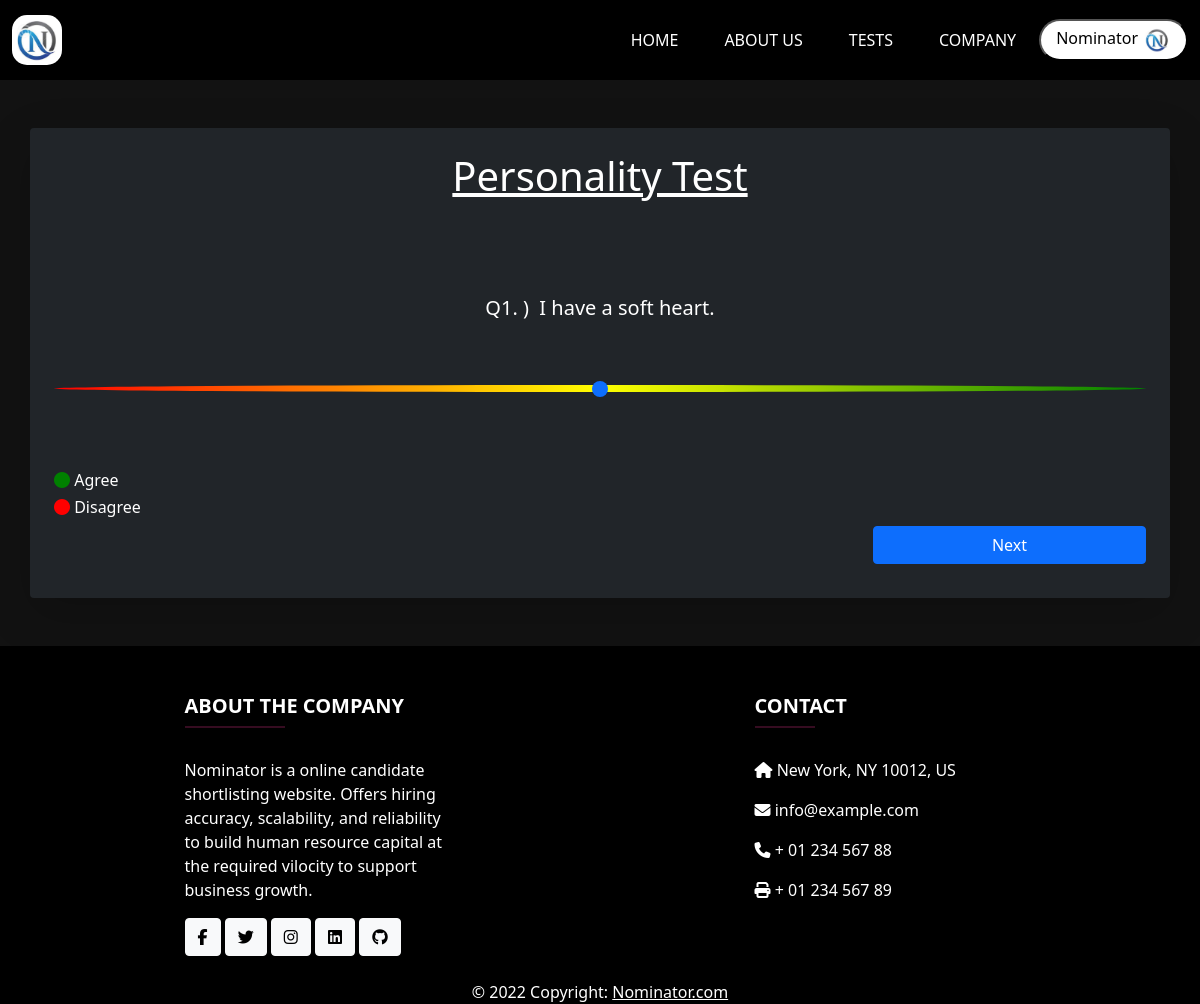
The page /personality-test/ (signed in) on the database its author committed.
### models.py (models this page shows, shortened)
class Company(db.Model, UserMixin):
    username = db.Column(db.String(100), primary_key=True)
    email = db.Column(db.String(100), unique=True, nullable=False)
    password = db.Column(db.String(100), unique=True, nullable=False)
    company_name = db.Column(db.String(100), unique=True, nullable=False)
    website = db.Column(db.String(100), unique=True, nullable=False)
    desc = db.Column(db.String(10000), nullable=False)
    founder = db.Column(db.String(100), nullable=False)
    founded_on = db.Column(db.DateTime, nullable=False)
    company_logo = db.Column(db.String(200) , nullable = False)
    questions = db.relationship('TechnicalQuestion', backref='company', lazy=True)
    tests = db.relationship('TechnicalTest' , backref='company', lazy=True)

class Question(db.Model):
    id = db.Column(db.Integer, primary_key=True)
    name = db.Column(db.Text(), unique=True, nullable=False)
    domain_name = db.Column(db.String(50), nullable=False)
    tag = db.Column(db.String(10), nullable=True)

### views.py (the view, shortened to what this page needs)
@app.route('/personality-test/', methods=['GET', 'POST'])
@login_required
def personality_test():
    ques_op = random.choices(Question.query.filter_by(domain_name='Openness').all(),k=2)
    ques_nc = random.choices(Question.query.filter_by(domain_name='Neuroticism').all(),k=2)
    ques_ev = random.choices(Question.query.filter_by(domain_name='Extraversion').all(),k=2)
    ques_ac = random.choices(Question.query.filter_by(domain_name='Agreeableness').all(),k=2)
    ques_cc = random.choices(Question.query.filter_by(domain_name='Conscientiousness').all(),k=2)
    ques_lis=[]
    [ques_lis.extend(l) for l in (ques_op,ques_nc,ques_ev,ques_ac,ques_cc)]
    random.shuffle(ques_lis)
    return render_template('questionnaire.html', list_of_question=ques_lis)

### app.py (called while the page is built)
@login_manager.user_loader
def load_user(username):
    user = Company.query.filter_by(username=username).first()
    if not user:
        user = Candidate.query.filter_by(username=username).first()
    return user

### templates/questionnaire.html (shortened to what this page needs)
{% extends 'base.html' %}
{% block css %}
<link rel="stylesheet" href="{{url_for('static', filename='css/questionnaire.css')}}">
{% endblock %}
{% block body %}
<div class="questionnaire-body">
    <div class="container rounded shadow-lg bg-dark text-white p-4 my-5">
        <h4 class="text-decoration-underline text-center fs-1 mb-5">
            Personality Test
        </h4>
        <form action="" method="post" class="personality-test-form">
            <div class="pt-5 d-flex flex-column mt-5">
                {% for question in list_of_question %}
                    <div class="question">
                        <h5 class="text-center">Q{{loop.index0+1}}.&nbsp;)&nbsp;&nbsp;{{question.name}}</h5>
                        <input type="range" name="{{question.tag}}" class="scale form-range my-5 align-self-center" min="1" max="5">
                        <h6><i class="fa-solid fa-circle mt-4" style="color: green;"></i>&nbsp;Agree</h6>
                        <h6><i class="fa-solid fa-circle" style="color: red;"></i>&nbsp;Disagree</h6>
                            {% if loop.index0 == 9 %}
                                <button type="submit" class="submit-btn btn btn-primary w-25 align-self-end">Submit</button>
                            {% else %}
                                <button type="button" class="next-btn btn btn-primary w-25 align-self-end">Next</button>
                            {% endif %}
                    </div>
                {% endfor %}
            </div>
        </form>
    </div>
</div>
{% endblock %}

### templates/navbar.html (shortened to what this page needs)
{% block css %}
    <link rel="stylesheet" href="{{url_for('static', filename='css/navbar.css')}}">
{% endblock %}
<nav class="navbar sticky-top navbar-expand-md navbar-light bg-dark">
    <div class="container-fluid">
        <a href="/" class="navbar-brand">
            <img id="logo" src="{{url_for('static', filename='img/logo.png')}}" width="50" height="50" alt="CoolBrand">
        </a>
        <div class="collapse navbar-collapse" id="navbarCollapse">
            <div class="navbar-nav ms-auto">
                <a href="/" id="clickid1" class="nav-item nav-link">Home</a>
                <a href="/about" id="clickid2" class="nav-item nav-link">About Us</a>
                <a href="/tests" id="clickid3" class="nav-item nav-link">Tests</a>
                <a href="/company" id="clickid4" class="nav-item nav-link">Company</a>
                {% if current_user.is_authenticated %}
                {% if user_class == 'company' %}
                    <a href=" {{url_for('Company_profile' , username = current_user.username) }}" class="navbar-item" >
                        <button class="btn-profile">
                            {{current_user.company_name}}<img src="/uploads/ProfilePic/{{ company_logo }}" class="profile-pic" alt="Profile Picture" >
                        </button>
                    </a>
                {% endif %}
                {% endif %}
            </div>
        </div>
    </div>
</nav>

### static/css/questionnaire.css (style rules this page uses)
.questionnaire-body { min-height: 40vh; }
.scale { width: 70%; }
.question { display: none; flex-direction: column; margin-bottom: 10px; }
.active { display: flex; }

### static/css/navbar.css (style rules this page uses)
body { background-color: #121212; color: white; }
#logo { border-radius: 15px; }
.navbar { background-color: black !important; }
.nav-link { color: white !important; text-transform: uppercase; margin: 0 15px; display: inline-block; position: relative; }
.nav-link:after { content: ''; position: absolute; width: 100%; transform: scaleX(0); height: 3px; bottom: 0; left: 0; background-color: #d63384; transform-origin: bottom right; transition: transform 0.50s ease-out; }
.active:after { transform: scaleX(1); transform-origin: bottom left; }
.navbar-nav { align-items: center; margin: 1% 0; }
.profile-pic { width: 28px; height: 28px; margin-left: 5px; border-radius: 50%; }
.btn-profile { border-radius: 40px; background-color: white ; color: black; padding: 5px 15px; }

### rows shown on the page
Company: company_name "Nominator", company_logo (picture)
Question: name "I have a soft heart."
